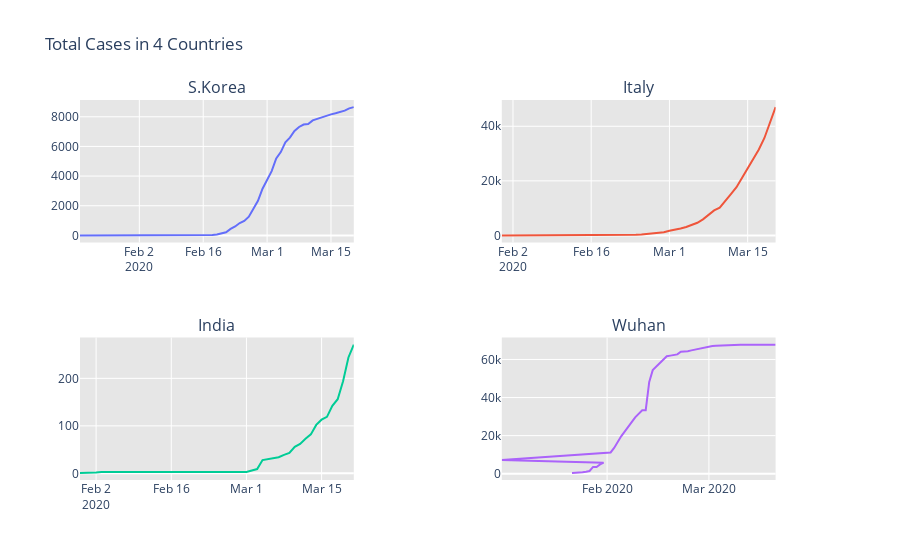

Notebook source saved alongside this figure:
### Markdown cell above
## Subplots using Scatter Plots

### Code cell
fig=make_subplots(
    rows=2,cols=2,
    specs=[[{"secondary_y":True},{"secondary_y":True}],[{"secondary_y":True},{"secondary_y":True}]],
    subplot_titles=("S.Korea","Italy","India","Wuhan"))

fig.add_trace(go.Scatter(x=dbd_Korea['Date'],y=dbd_Korea['Total Cases'],
                    marker=dict(color=dbd_Korea['Total Cases'],coloraxis="coloraxis")),1,1)

fig.add_trace(go.Scatter(x=dbd_Italy['Date'],y=dbd_Italy['Total Cases'],
                    marker=dict(color=dbd_Italy['Total Cases'],coloraxis="coloraxis")),1,2)

fig.add_trace(go.Scatter(x=dbd_India['Date'],y=dbd_India['Total Cases'],
                    marker=dict(color=dbd_India['Total Cases'],coloraxis="coloraxis")),2,1)

fig.add_trace(go.Scatter(x=dbd_Wuhan['Date'],y=dbd_Wuhan['Total Cases'],
                    marker=dict(color=dbd_Wuhan['Total Cases'],coloraxis="coloraxis")),2,2)



fig.update_layout(coloraxis=dict(colorscale='Bluered_r'),showlegend=False,title_text="Total Cases in 4 Countries")

fig.update_layout(plot_bgcolor='rgb(230,230,230)')
